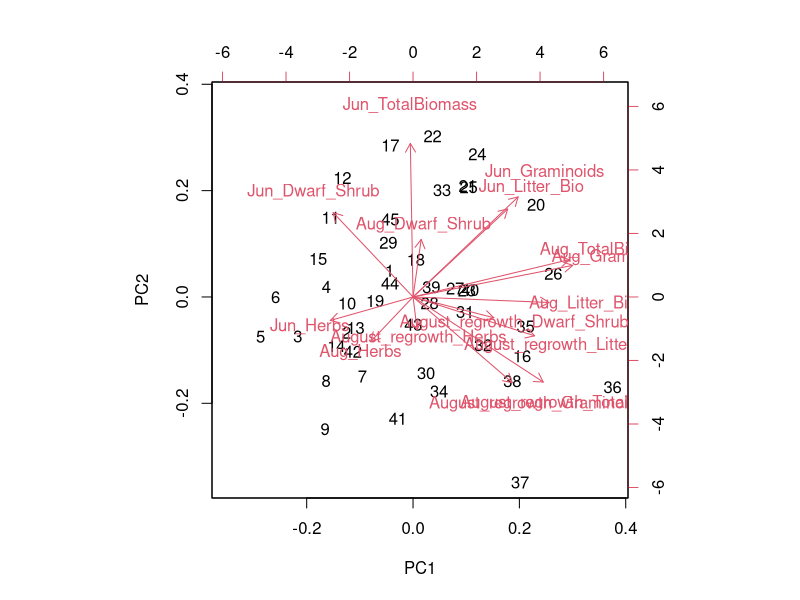
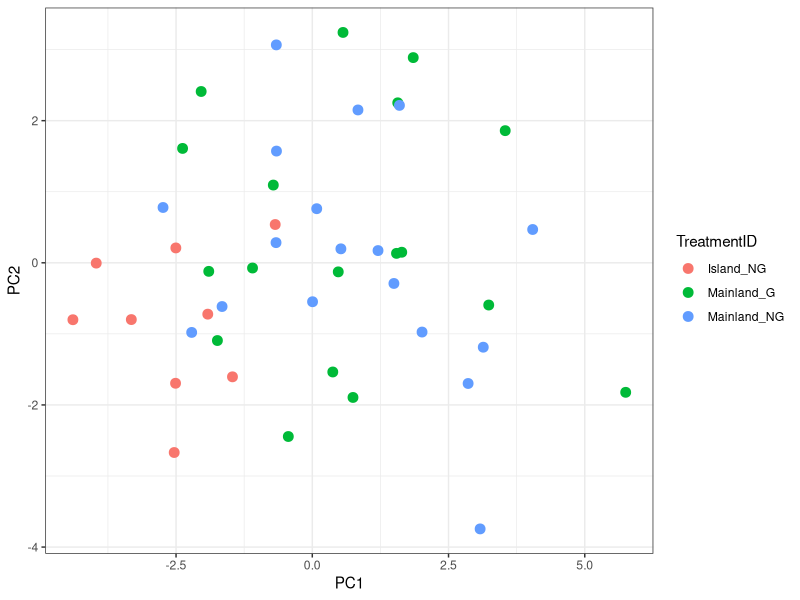
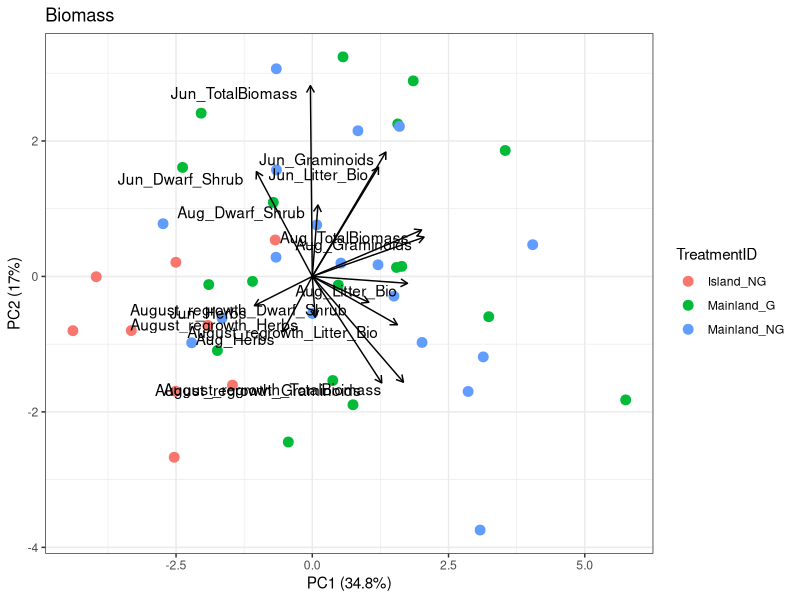

Here is the R script that generated these plots, in order: (Note: this script raises an error after producing the figures.)
#Ordination of biomass and nutrient data

rm(list=ls())

library(tidyr)
library(dplyr)
library(ggplot2)
library(vegan)

#Load data
setesdal_prsplant<-read.csv("data/combined_wide_dataset.csv",header=TRUE)

names(setesdal_prsplant)
#PCA on all biomass
setesdal_ord_biomass<-setesdal_prsplant[,5:19]
#Drop rows with some NAs (will exclude all plots without PRS etc)
setesdal_ord_biomass_complete<-na.omit(setesdal_ord_biomass)


pca <- prcomp(setesdal_ord_biomass_complete, scale. = TRUE)
biplot(pca)

scores <- as.data.frame(pca$x)
scores$TreatmentID <- setesdal_prsplant$TreatmentID[complete.cases(setesdal_prsplant[, names(setesdal_ord_biomass_complete)])]

ggplot(scores, aes(PC1, PC2, color = TreatmentID)) +
  geom_point(size = 3) +
  theme_bw()

loadings <- as.data.frame(pca$rotation)
loadings$Variable <- rownames(loadings)

# Scale arrows (important!)
arrow_scale <- 5

percentVar <- round(100 * (pca$sdev^2 / sum(pca$sdev^2)), 1)

ggplot(scores, aes(PC1, PC2, color = TreatmentID)) +
  geom_point(size = 3) +
  
  geom_segment(data = loadings,
               aes(x = 0, y = 0,
                   xend = PC1 * arrow_scale,
                   yend = PC2 * arrow_scale),
               arrow = arrow(length = unit(0.2, "cm")),
               inherit.aes = FALSE) +
  
  geom_text(data = loadings,
            aes(x = PC1 * arrow_scale,
                y = PC2 * arrow_scale,
                label = Variable),
            inherit.aes = FALSE,
            hjust = 1.1,
            vjust = 1.1) +
  ggtitle("Biomass")+
  xlab(paste0("PC1 (", percentVar[1], "%)")) +  ylab(paste0("PC2 (", percentVar[2], "%)"))+
  theme_bw()



#Site averaged data
setesdal_meanplot<-read.csv("data/combined_plotnmean_wide_dataset.csv",header=TRUE)

names(setesdal_meanplot)
setesdal_mean_complete<-na.omit(setesdal_meanplot)
pcaM <- prcomp(setesdal_mean_complete[,5:102], scale. = TRUE)

scoresM <- as.data.frame(pcaM$x)
scoresM$TreatmentID <- setesdal_meanplot$TreatmentID[complete.cases(setesdal_meanplot[, names(setesdal_mean_complete)])]

ggplot(scoresM, aes(PC1, PC2, color = TreatmentID)) +
  geom_point(size = 3) +
  theme_bw()

loadingsM <- as.data.frame(pcaM$rotation)
loadingsM$Variable <- rownames(loadingsM)

# Scale arrows (important!)
arrow_scale <- 20

percentVarM <- round(100 * (pcaM$sdev^2 / sum(pcaM$sdev^2)), 1)

ggplot(scoresM, aes(PC1, PC2, color = TreatmentID)) +
  geom_point(size = 3) +
  
  geom_segment(data = loadingsM,
               aes(x = 0, y = 0,
                   xend = PC1 * arrow_scale,
                   yend = PC2 * arrow_scale),
               arrow = arrow(length = unit(0.2, "cm")),
               inherit.aes = FALSE) +
  
  geom_text(data = loadingsM,
            aes(x = PC1 * arrow_scale,
                y = PC2 * arrow_scale,
                label = Variable),
            inherit.aes = FALSE,
            hjust = 1.1,
            vjust = 1.1) +
  ggtitle("All")+
  xlab(paste0("PC1 (", percentVarM[1], "%)")) +  ylab(paste0("PC2 (", percentVarM[2], "%)"))+
  theme_bw()
